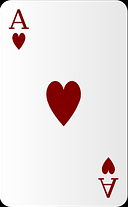
#> input picture Inflearn/Inflearn_ImageProcessing/card_crop_4.png, 128 x 207 px, found by its file name
$ python test.py
#> lines starting #> are read from the running program, lines starting #| are printed output that depends on the picture
import cv2
path = "C:/Users/tec/Desktop/python/Python/Inflearn/Inflearn_ImageProcessing/card_crop_4.png"
img = cv2.imread(path,0)
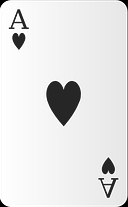
#> img: shape (207, 128); min 0, max 255, mean 228.8

rows, cols = img.shape
#> rows = 207; cols = 128

flag = 0    # 스케일 줄이기 키우기 위한 플래그

scale = 1   # 초기값 설정
angle = 0   # 초기 0도


while True:
    M = cv2.getRotationMatrix2D((cols/2,rows/2),angle,scale)
#> M = [[1, 0, 0], [0, 1, 0]]
    dst = cv2.warpAffine(img,M,(cols,rows))

    angle = angle +10
    if angle == 360:
        angle=0

    if flag == 0:   # 스케일 점점 줄어듬
        scale -= 0.01
        if scale <= 0:
            flag = 1
    if flag == 1:
        scale += 0.01
        if scale >= 1:
            flag = 0

    cv2.imshow('img',dst)
    if cv2.waitKey(50) == 27:
#> (key Esc is pressed here)
        break
cv2.destroyAllWindows()
